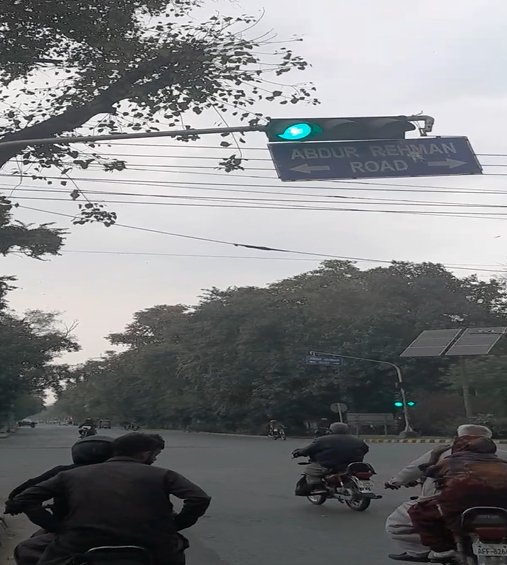
#> input picture Traffic Signals Detection/green.png, 507 x 565 px; its folder holds only this picture in this run
$ jupyter execute FA22_BCS_042.ipynb
#> lines starting #> are read from the running program, lines starting #| are printed output that depends on the picture; after the words box and inside, x2 and y2 are one past the last pixel; in counts of white or black regions, pixels touching at a corner belong together
[cell 1]
import cv2
import numpy as np
import os
import matplotlib.pyplot as plt

def classify_signal(image_path):
#> called with image_path = './green.png'
    image = cv2.imread(image_path)
#> image is the input picture: shape (565, 507, 3); mean B, G, R 127.7, 125.9, 124.6
    hsv = cv2.cvtColor(image, cv2.COLOR_BGR2HSV)
#> hsv: shape (565, 507, 3); mean H, S, V 88.5, 18.3, 128.8

    # Define color ranges for Red, Yellow, and Green
    lower_red1, upper_red1 = np.array([0, 120, 70]), np.array([10, 255, 255])
    lower_red2, upper_red2 = np.array([170, 120, 70]), np.array([180, 255, 255])
    lower_yellow, upper_yellow = np.array([15, 90, 90]),np.array([35, 255, 255])
    lower_green, upper_green = np.array([40, 50, 50]), np.array([90, 255, 255])

    # Create masks
    mask_red = cv2.inRange(hsv, lower_red1, upper_red1) + cv2.inRange(hsv, lower_red2, upper_red2)
#> mask_red: shape (565, 507); every value is 0
    mask_yellow = cv2.inRange(hsv, lower_yellow, upper_yellow)
    mask_green = cv2.inRange(hsv, lower_green, upper_green)
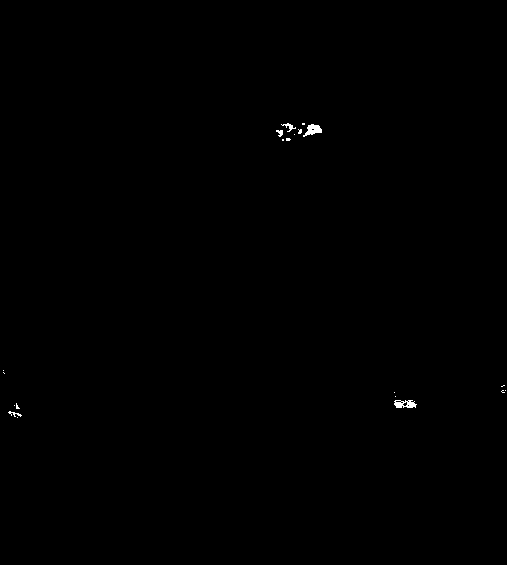
#> mask_green: shape (565, 507); 0.15% white; 20 white regions (15 under 20 px), largest, box (x1, y1, x2, y2) and area: (303, 124, 322, 137) 133, (394, 400, 417, 408) 127, (281, 123, 296, 132) 46, (8, 411, 22, 417) 33, (276, 130, 283, 137) 31

    # Count non-zero pixels in each mask
    red_pixels, yellow_pixels, green_pixels = np.count_nonzero(mask_red), np.count_nonzero(mask_yellow), np.count_nonzero(mask_green)
#> red_pixels = 0; yellow_pixels = 0; green_pixels = 441

    # Threshold to determine mixed signals
    threshold = 300  # Adjust based on testing

    # Determine the color with the most pixels
    if red_pixels > threshold and yellow_pixels > threshold:
        return "Red + Yellow Signal", mask_red + mask_yellow
    elif red_pixels > yellow_pixels and red_pixels > green_pixels:
        return "Red Signal", mask_red
    elif yellow_pixels > red_pixels and yellow_pixels > green_pixels:
        return "Yellow Signal", mask_yellow
    elif green_pixels > red_pixels and green_pixels > yellow_pixels:
        return "Green Signal", mask_green
    else:
        return "No Signal Detected", None

# Directory containing images
image_directory = "./"
images = [file for file in os.listdir(image_directory) if file.endswith(('.jpg', '.png', '.jpeg'))]

# Create a subplot with 3 rows and 3 columns
fig, axes = plt.subplots(4, 3, figsize=(12, 12))

for idx, file in enumerate(images[:]):  # Process only first 3 images
    image_path = os.path.join(image_directory, file)
    status, mask = classify_signal(image_path)
#> status = 'Green Signal'
    image = cv2.imread(image_path)
    image_rgb = cv2.cvtColor(image, cv2.COLOR_BGR2RGB)

    # Original Image
    axes[idx, 0].imshow(image_rgb)
    axes[idx, 0].set_title(f"{file} - Original")
    axes[idx, 0].axis("off")

    # Mask Image
    if mask is not None:
        axes[idx, 1].imshow(mask, cmap='gray')
        axes[idx, 1].set_title(f"{file} - Mask")
        axes[idx, 1].axis("off")

    # Detected Signal
    annotated_image = image_rgb.copy()
    cv2.putText(annotated_image, status, (50, 50), cv2.FONT_HERSHEY_SIMPLEX, 1, (255, 255, 255), 2)
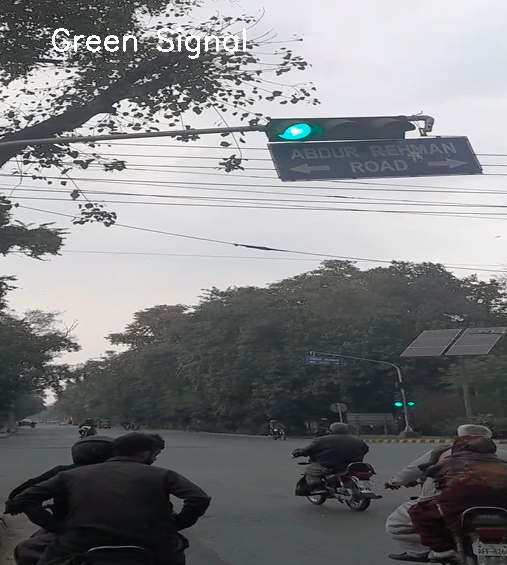
#> annotated_image: shape (565, 507, 3); mean R, G, B 125.3, 126.6, 128.4
    axes[idx, 2].imshow(annotated_image)
    axes[idx, 2].set_title(f"{file} - Detected ({status})")
    axes[idx, 2].axis("off")

plt.tight_layout()
plt.show()
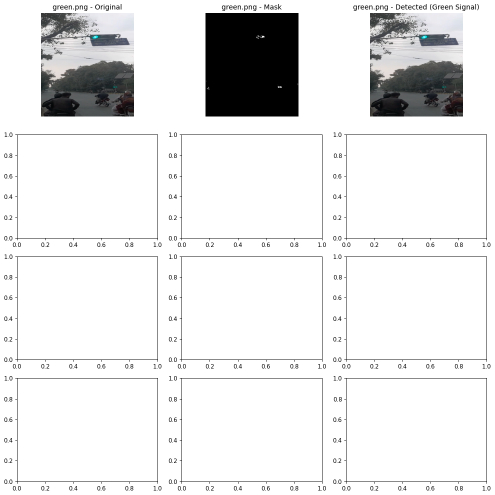
#> figure drawn by matplotlib, 3 panels

$ run again, on Traffic Signals Detection/red.png
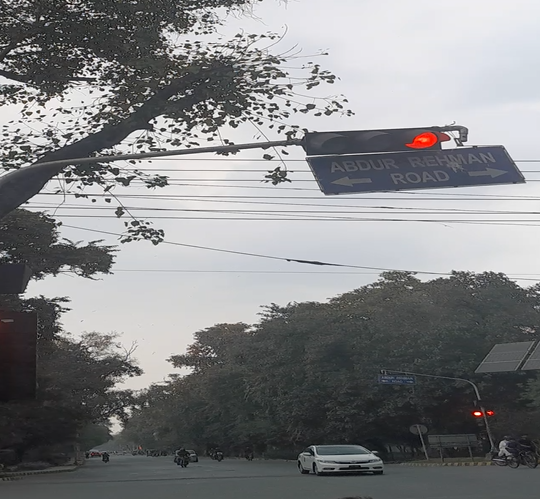
#> input picture Traffic Signals Detection/red.png, 540 x 499 px
#> in classify_signal, image is the input picture: shape (499, 540, 3); mean B, G, R 133.5, 131.9, 131
#> hsv: shape (499, 540, 3); mean H, S, V 82.4, 12.7, 134.7
#> in classify_signal, `mask_red = cv2.inRange(hsv, lower_red1, upper_red1) + cv2.inRange(hsv,..`:
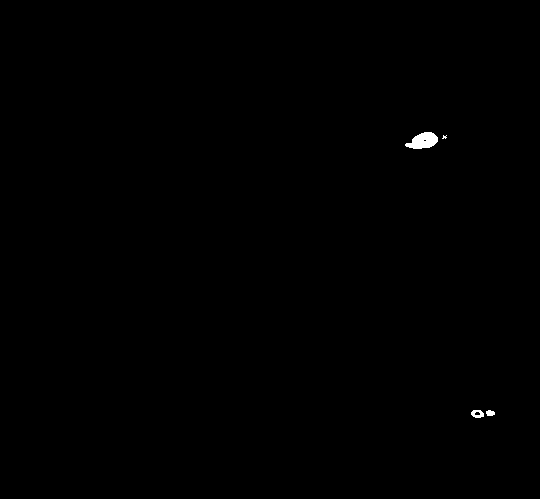
#> mask_red: shape (499, 540); 0.19% white; 4 white regions (1 under 20 px), largest, box (x1, y1, x2, y2) and area: (405, 132, 438, 149) 373, (471, 410, 484, 418) 72, (486, 410, 495, 416) 43
#> mask_yellow: shape (499, 540); every value is 0
#> mask_green: shape (499, 540); 0% white in thin lines or dots, all inside (x1, y1, x2, y2) = (187, 19, 188, 20)
#> red_pixels = 500; yellow_pixels = 0; green_pixels = 1
#> status = 'Red Signal'
#> annotated_image: shape (499, 540, 3); mean R, G, B 131.7, 132.6, 134.2
#> `plt.show()`:
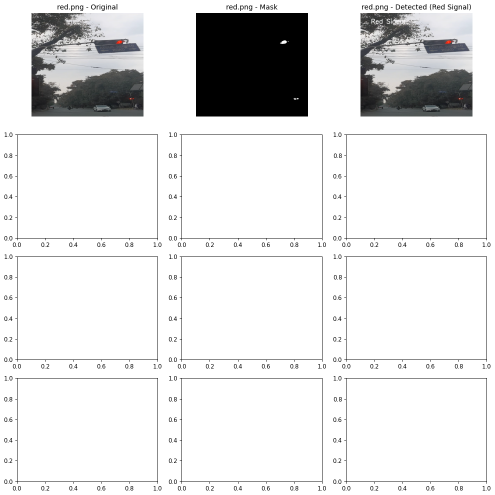
#> figure drawn by matplotlib, 3 panels

$ run again, on Traffic Signals Detection/yellow + red.png
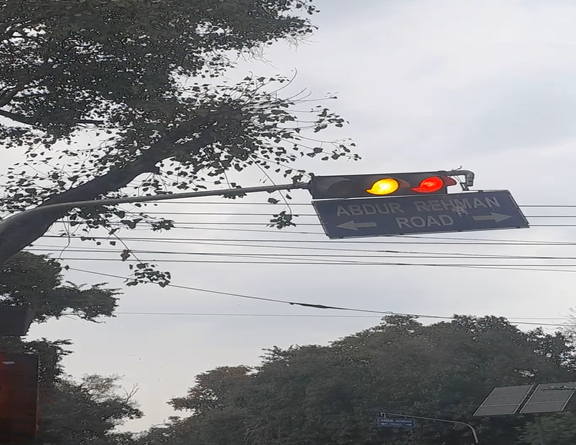
#> input picture Traffic Signals Detection/yellow + red.png, 576 x 445 px
#> in classify_signal, image is the input picture: shape (445, 576, 3); mean B, G, R 150.5, 148.2, 147.5
#> hsv: shape (445, 576, 3); mean H, S, V 89.5, 12.7, 151.9
#> in classify_signal, `mask_red = cv2.inRange(hsv, lower_red1, upper_red1) + cv2.inRange(hsv,..`:
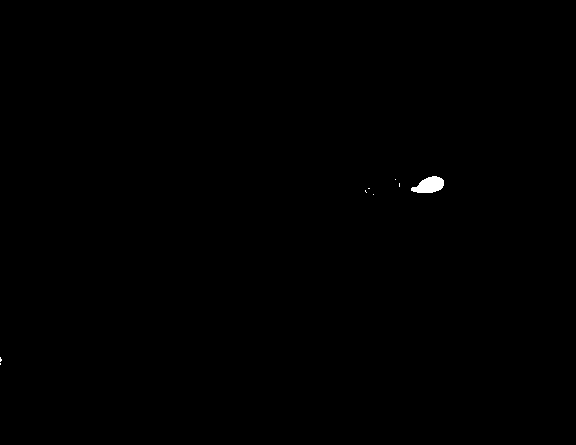
#> mask_red: shape (445, 576); 0.16% white; 8 white regions (7 under 20 px), largest, box (x1, y1, x2, y2) and area: (411, 176, 444, 193) 382
#> mask_yellow: shape (445, 576); 0.14% white; 1 white region, box (x1, y1, x2, y2) and area: (366, 178, 398, 195) 357
#> mask_green: shape (445, 576); 0% white in thin lines or dots, all inside (x1, y1, x2, y2) = (70, 33, 71, 34)
#> red_pixels = 402; yellow_pixels = 357; green_pixels = 1
#> mask: shape (445, 576); 0.3% white; 5 white regions (3 under 20 px), largest, box (x1, y1, x2, y2) and area: (411, 176, 444, 193) 382, (365, 178, 398, 195) 364
#> status = 'Red + Yellow Signal'
#> `cv2.putText(annotated_image, status, (50, 50), cv2.FONT_HERSHEY_SIMPLE..`:
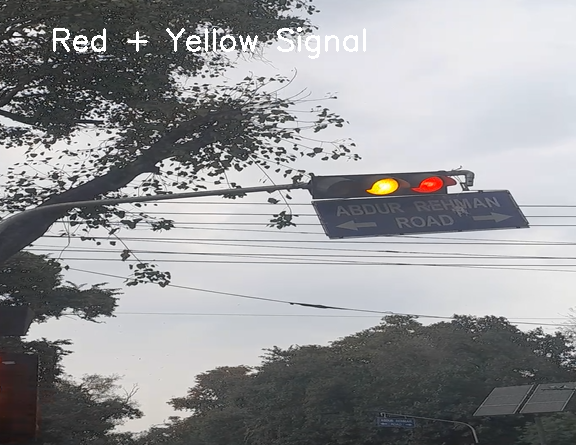
#> annotated_image: shape (445, 576, 3); mean R, G, B 148.5, 149.3, 151.5
